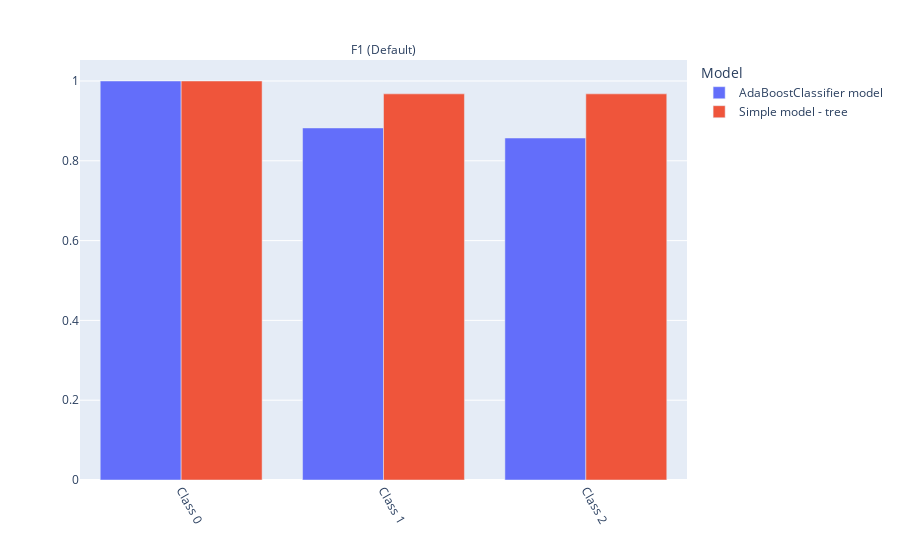

Source (notebook cell):
### Markdown cell above
### Tree model check

### Code cell
check = SimpleModelComparison(simple_model_type='tree').add_condition_ratio_not_less_than(1.2)
check.run(train_ds, test_ds, clf)

### Figure 1 — Plotly figure (JSON) as saved in the notebook; plotly's stock layout.template omitted (floating-point values rounded to 4 significant figures)
{"data": [{"alignmentgroup": "True", "customdata": [[19], [15], [16]], "hovertemplate": "Model=AdaBoostClassifier model<br>Metric=F1 (Default)<br>value=%{x}<br>Value=%{y}<br>Number of samples=%{customdata[0]}<extra></extra>", "legendgroup": "AdaBoostClassifier model", "marker": {"color": "#636efa", "pattern": {"shape": ""}}, "name": "AdaBoostClassifier model", "offsetgroup": "AdaBoostClassifier model", "orientation": "v", "showlegend": true, "textposition": "auto", "type": "bar", "x": [0, 1, 2], "xaxis": "x", "y": [1, 0.8824, 0.8571], "yaxis": "y"}, {"alignmentgroup": "True", "customdata": [[19], [15], [16]], "hovertemplate": "Model=Simple model - tree<br>Metric=F1 (Default)<br>value=%{x}<br>Value=%{y}<br>Number of samples=%{customdata[0]}<extra></extra>", "legendgroup": "Simple model - tree", "marker": {"color": "#EF553B", "pattern": {"shape": ""}}, "name": "Simple model - tree", "offsetgroup": "Simple model - tree", "orientation": "v", "showlegend": true, "textposition": "auto", "type": "bar", "x": [0, 1, 2], "xaxis": "x", "y": [1, 0.9677, 0.9677], "yaxis": "y"}], "layout": {"annotations": [{"font": {}, "showarrow": false, "text": "F1 (Default)", "x": 0.5, "xanchor": "center", "xref": "paper", "y": 1, "yanchor": "bottom", "yref": "paper"}], "barmode": "group", "legend": {"title": {"text": "Model"}, "tracegroupgap": 0}, "margin": {"t": 60}, "xaxis": {"anchor": "y", "domain": [0, 1], "tickangle": 60, "tickprefix": "Class ", "title": {}, "type": "category"}, "yaxis": {"anchor": "x", "domain": [0, 1], "showticklabels": true, "title": {}}}}
